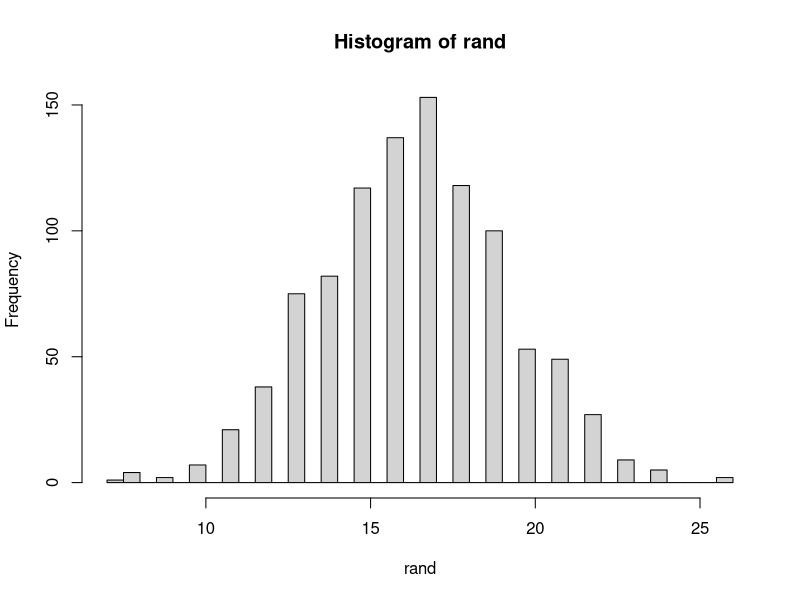

Here is the R script that generated this plot: (Note: this script raises an error after producing the figure.)
## ---- chunk 1
library(tidyverse)
library(ggplot2)
## ---- chunk 2

rand <- rbinom(1000, 32, 0.52)
hist(rand, breaks = 32)
abline(v = c(v1, v2), col="red")


z <- 24
v1 <- qbinom(0.52, 32,0.1, lower.tail = TRUE)
v2 <- qbinom(0.52, 32,0.9, lower.tail = TRUE)



#z.null <- rbinom(1e6, 32, 0.52)
#hist(z.null)
#abline(v = 24, col="red")







